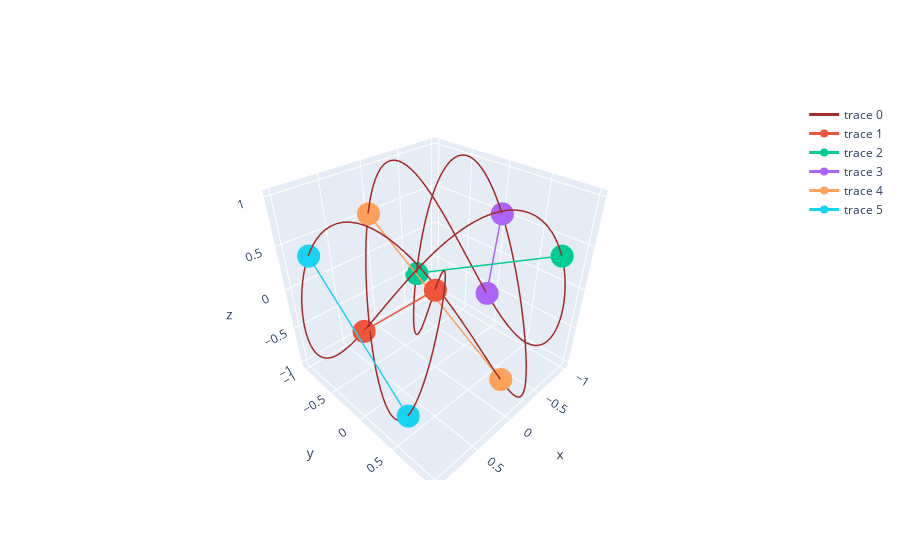

Source (notebook cell):
### Code cell
Lissajous(10,2,3,5)

### Figure 1 — Plotly figure (JSON) as saved in the notebook; plotly's stock layout.template omitted (floating-point values rounded to 4 significant figures; data arrays with more than 128 entries replaced by an {"elided": "..."} marker saying what was removed)
{"data": [{"line": {"color": "brown", "width": 3}, "mode": "lines", "type": "scatter3d", "x": {"elided": "300 float values"}, "y": {"elided": "300 float values"}, "z": {"elided": "300 float values"}}, {"line": {"width": 3}, "type": "scatter3d", "x": [0.5403, 0.5403], "y": [0.5403, -0.5403], "z": [0.5403, -0.5403]}, {"line": {"width": 3}, "type": "scatter3d", "x": [-0.6333, -0.6333], "y": [-0.9672, 0.9672], "z": [-0.5403, 0.5403]}, {"line": {"width": 3}, "type": "scatter3d", "x": [-0.9317, -0.9317], "y": [0.05749, -0.05749], "z": [0.5403, -0.5403]}, {"line": {"width": 3}, "type": "scatter3d", "x": [0.05749, 0.05749], "y": [0.9317, -0.9317], "z": [-0.5403, 0.5403]}, {"line": {"width": 3}, "type": "scatter3d", "x": [0.9672, 0.9672], "y": [-0.6333, 0.6333], "z": [0.5403, -0.5403]}], "layout": {}}
